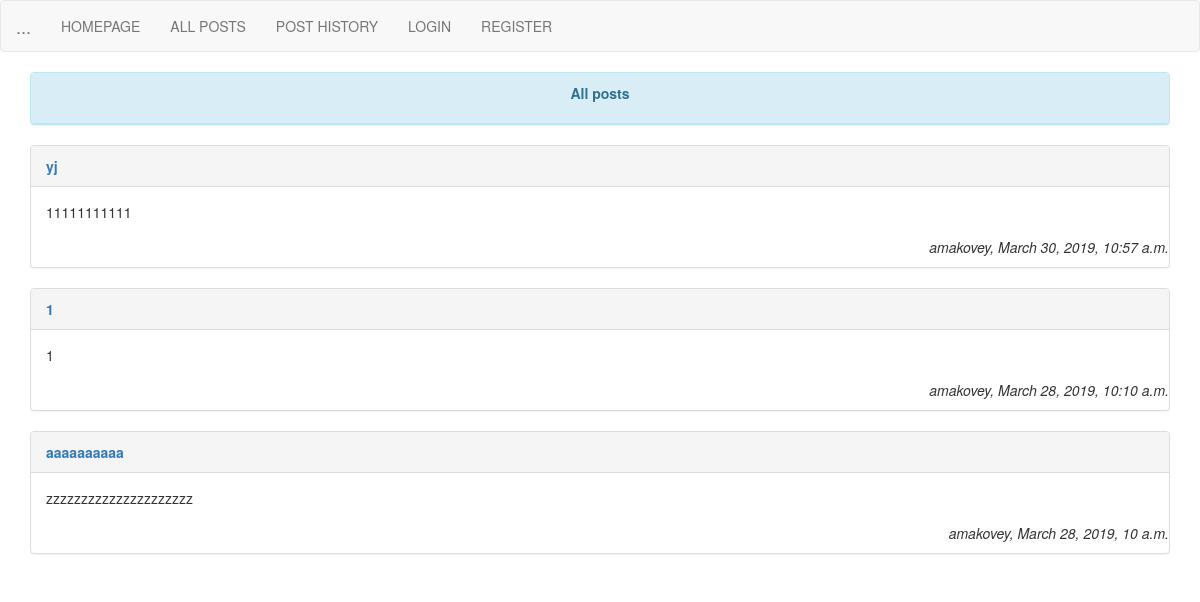
Page /all/ on the committed database.
### blog/models.py (models this page shows, shortened)
class Post(models.Model):
    author = models.ForeignKey(settings.AUTH_USER_MODEL, on_delete=models.CASCADE)
    title = models.CharField(max_length=200)
    text = models.TextField()
    created_date = models.DateTimeField(default=timezone.now)
    published_date = models.DateTimeField(blank=True, null=True)

### blog/views.py (the view)
# urls.py: url('all/', views.all, name ='all'),
def all(request):
    latest_post = Post.objects.order_by('-published_date')
    context = {'latest_post': latest_post}
    return render(request, 'blog/all.html', context)

### blog/templates/blog/all.html (shortened to what this page needs)
{% extends "blog/wrapper.html" %}
{% block content %}
<div class="container">
    {% if latest_post%}
    <div class="panel panel-info">
        <div class="panel-heading">
            <p class="text-center">
                <b>All posts</b>
            </p>
        </div>
    </div>
    {% for post in latest_post%}
    <div class="panel panel-default">
        <div class="panel-heading">
            <a href="/blog/post/{{ post.id }}/">
                <b>
                    {{ post.title }}
                </b>
            </a>
        </div>
        <div class="panel-body">
            {{ post.text }}
        </div>
        <p class="text-right">
            <i>
                {{ post.author }},
                {{ post.published_date }}
            </i>
        </p>
    </div>
    {% endfor %}
    {% else %}
    <p class="text-center">
        No blog
    </p>
    {% endif %}
</div>
{% endblock %}

### rows in the picture
Post: title "yj", text "11111111111", author "amakovey", published_date "March 30, 2019, 10:57 a.m."
Post: title "1", text "1", author "amakovey", published_date "March 28, 2019, 10:10 a.m."
Post: title "aaaaaaaaaa", text "zzzzzzzzzzzzzzzzzzzzz", author "amakovey", published_date "March 28, 2019, 10 a.m."
